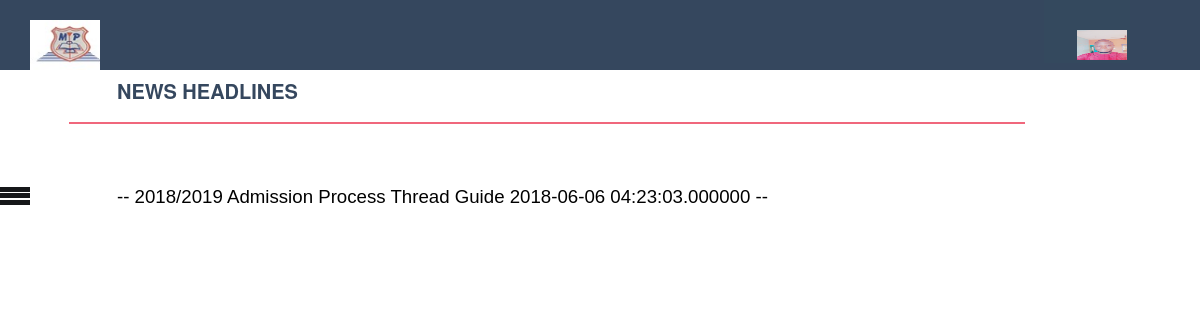
The app's page /admin/newstitles.php (signed in) with its own data.
### tables this page shows
CREATE TABLE `headersetting` (
  `id` int(11) NOT NULL,
  `schname` varchar(255) NOT NULL,
  `schaddress` varchar(255) NOT NULL,
  `phone` varchar(255) NOT NULL,
  `email` varchar(255) NOT NULL,
  `website` varchar(255) NOT NULL,
  `logo` varchar(255) NOT NULL
);

CREATE TABLE `news` (
  `id` int(11) NOT NULL,
  `newstitle` varchar(255) NOT NULL,
  `body` text NOT NULL,
  `adddate` timestamp(6) NOT NULL DEFAULT CURRENT_TIMESTAMP(6) ON UPDATE CURRENT_TIMESTAMP(6)
);

### admin/newstitles.php (the view, shortened to what this page needs)
<?php include("includes/bkheader.php"); ?>
<?php include("includes/functions.php"); ?>
<?php include("includes/adminHead.php"); ?>
 <?php include("includes/adminMenu.php"); ?>
   <h4 class="page-head-line">News Headlines</h4>
   <?php
     $query="SELECT * FROM news  ORDER BY id DESC ";
   $result=mysqli_query($connection,$query);
       if(mysqli_num_rows($result) > 0){
           ?>
           <table class="table table-bordered">
           <?php
   while($row=mysqli_fetch_array($result)){
        $date=$row['adddate'];
        $arrow1="--";
         $arrow2="--";
    echo "<tr>";
                echo"<a href=\"readnews.php?id=".urlencode($row["id"])."\"><span style='color:black;font-family:arial;font-size:14pt;text-align:center;'>$arrow2  {$row["newstitle"]}  {$date}    $arrow1</span></a>";
      echo "</tr>";
   }
   }else{
    echo "News storage is empty";
   }
   ?>
      </table>
                </div>
          </div>
 <?php require("includes/footer.php"); ?>

### admin/includes/adminHead.php (shortened to what this page needs)
<div class="userheader">
<a href="index.php"><?php
    $select_profile="SELECT * FROM headersetting";
    $headerdisplay=mysqli_query($connection,$select_profile);
    while($data=mysqli_fetch_array($headerdisplay)){
    $logo=$data['logo'];
   echo "<img src='$logo' alt=\"My profile picture\" width='70px' height='70px'>";
 }
?> </a>
 <div class="dropdown">
  <button class="dropbtn">
  <?php
    $username=$_SESSION['username'];
    $select_profile="SELECT * FROM admin WHERE username='$username'";
    $result=mysqli_query($connection,$select_profile);
    while($data=mysqli_fetch_array($result)){
    $picture=$data['picture'];
    echo "<br/>";
  echo "<img src='$picture' alt=\"My profile picture\" width='70' height='70' >";
 }
?>
  </button>
</div>
</div>

### admin/includes/bkheader.php (style rules this page uses)
* { box-sizing: border-box; }
html, body { padding: 0px; margin: 0px; height: 100%; }
.page-head-line { font-weight: 900; padding-bottom: 20px; border-bottom: 2px solid #F0677C; text-transform: uppercase; color: #35475e; font-size: 20px; margin-bottom: 40px; }
.userheader { background-color: #35475e; height: 100px; width: 100%; position: relative; bottom: 0; z-index: 10; }
.userheader .dropbtn { background-color: #34495e; color: white; padding: 3px; font-size: 16px; border: none; }
.userheader .dropdown { position: relative; display: inline-block; float: right; padding-top: -23px; margin-right: 70px; }
.userheader img { float: left; margin-left: 50px; padding-top: 30px; }
.userheader .dropdown img { position: relative; padding-top : -5px; }
.userheader { background-color: #35475e; height: 70px; width: 100%; position: relative; bottom: 0; }
.userheader .dropbtn { color: white; padding: 3px; font-size: 12px; border: none; }
.userheader .dropdown { position: relative; display: inline-block; float: right; margin-top: -10px; }
.userheader img { float: left; margin-left: 30px; padding-top: 20px; }
.userheader .dropdown img { width: 50px; height: 50px; position: relative; padding-top : -5px; }

### records on screen
headersetting: logo (picture)
news: arrow2 "--", newstitle "2018/2019 Admission Process Thread Guide", adddate "2018-06-06 04:23:03.000000", arrow1 "--"
